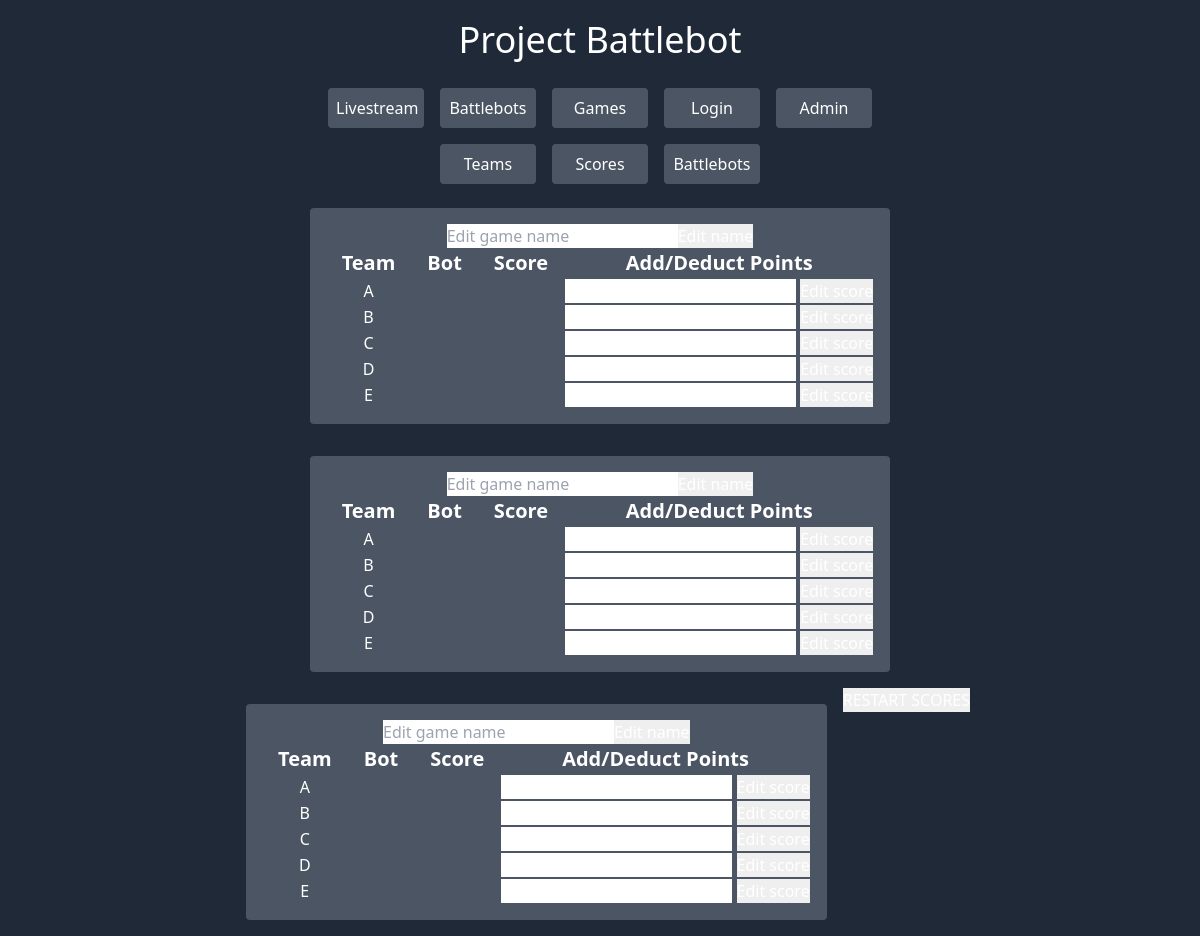
/adminscores.php, run on an earlier commit of the app's database.
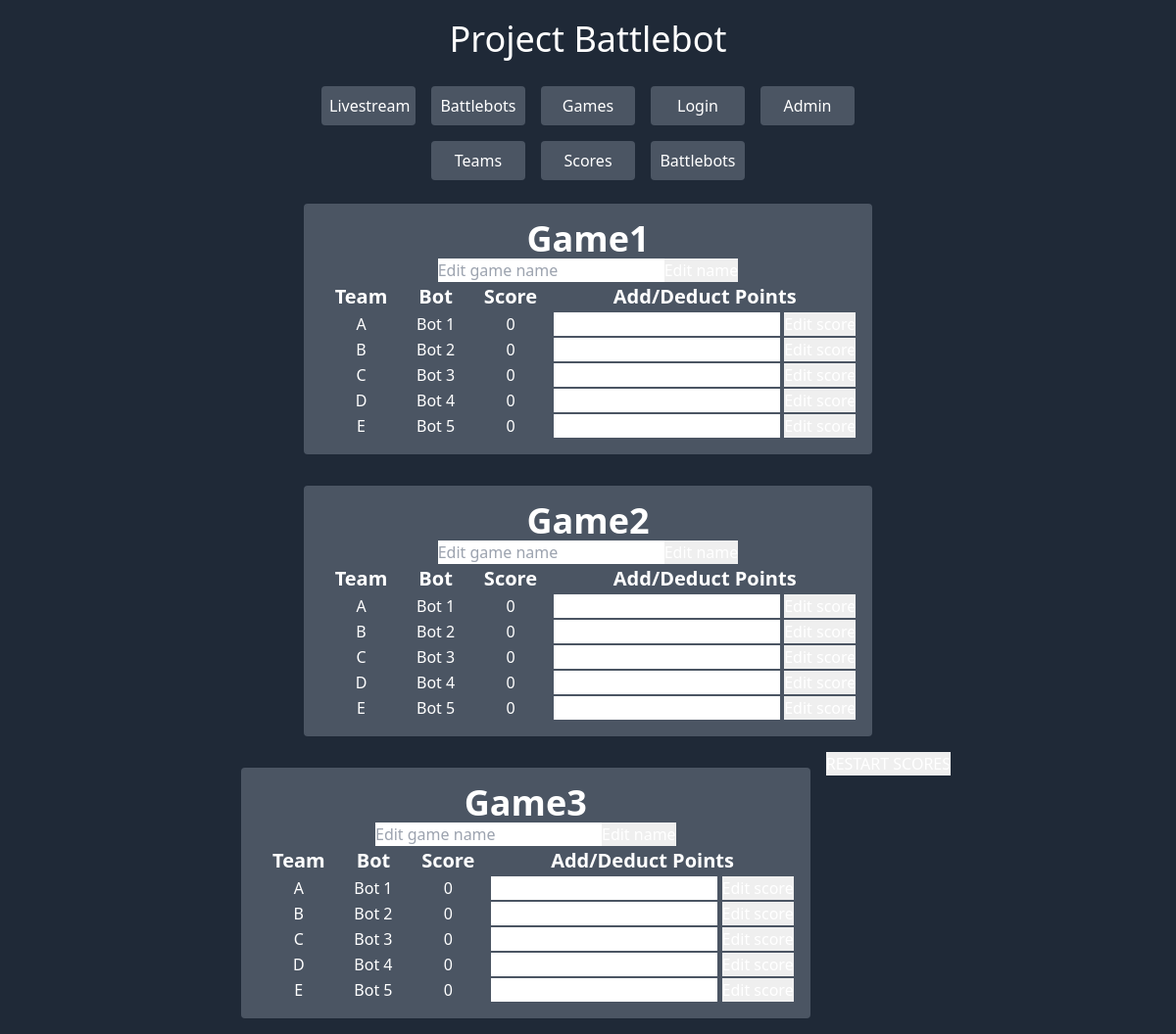
And on a later commit of the database.
### tables this page shows
CREATE TABLE `games` (
  `game_id` int(11) NOT NULL,
  `game_name` varchar(50) NOT NULL
);

CREATE TABLE `robots` (
  `robot_id` int(11) NOT NULL,
  `team` varchar(45) NOT NULL,
  `bot_name` varchar(45) NOT NULL,  
  `game1_score` int(11),
  `game2_score` int(11),
  `game3_score` int(11),
  `last_update` timestamp NOT NULL DEFAULT current_timestamp() ON UPDATE current_timestamp(),
  `insert_time` timestamp NOT NULL DEFAULT current_timestamp()
);

### adminscores.php (the view, shortened to what the rows shown need)
<?php
$conn= mysqli_connect("localhost","root","");
mysqli_select_db($conn,"robolympics");
?>
<!doctype html>
<html lang="en">
<head>
    <link href="css/styles.css" rel="stylesheet" type="text/css">
</head>
<body class="min-h-full bg-gray-800 text-white">
    <h1 class="text-center text-4xl m-5">Project Battlebot</h1>
    <div class="flex justify-center flex-wrap">
        <div class="text-center m-4 p-4 bg-gray-600 w-max rounded">
            <h1 class="text-4xl font-bold">
			<?php
				$result= mysqli_query($conn, "SELECT * FROM games WHERE game_id=1");
				while ($row = mysqli_fetch_array($result)) {
					$gamename= $row['game_name'];
					echo $gamename;
				}
				?>
			</h1>
            <table class="mx-auto">
                <tr>
                    <th class="px-4 text-xl">Team</th>
                    <th class="px-4 text-xl">Bot</th>
                    <th class="px-4 text-xl">Score</th>
					<th class="px-4 text-xl">Add/Deduct Points</th>
                </tr>
                <tr>
					<td>
					A
					</td>
					<td>
						<?php
						$result= mysqli_query($conn, "SELECT * FROM robots WHERE team='A'");
						while ($row = mysqli_fetch_array($result)) {
							$name = $row['bot_name'];
							echo $name;
						}
						?>
					</td>
                    <td>
						<?php
						$result= mysqli_query($conn, "SELECT * FROM robots WHERE team='A'");
						while ($row = mysqli_fetch_array($result)) {
							$score1A= $row['game1_score'];
							echo $score1A;
						}
						?>
					</td>
					<td>
						<form name="game1botA" method="POST" action="<?php echo $_SERVER['PHP_SELF']; ?>">
						</form>
					</td>
                </tr>
                <tr>
					<td>
					B
					</td>
                    <td>
						<?php
						$result= mysqli_query($conn, "SELECT * FROM robots WHERE team='B'");
						while ($row = mysqli_fetch_array($result)) {
							$name = $row['bot_name'];
							echo $name;
						}
						?>
					</td>
                    <td>
						<?php
						$result= mysqli_query($conn, "SELECT * FROM robots WHERE team='B'");
						while ($row = mysqli_fetch_array($result)) {
							$score1B= $row['game1_score'];
							echo $score1B;
						}
						?>
				</td>
					<td>
						<form name="game1botB" method="POST" action="<?php echo $_SERVER['PHP_SELF']; ?>">
						</form>
					</td>
                </tr>
                <tr>
					<td>
					C
					</td>
                    <td>
						<?php
						$result= mysqli_query($conn, "SELECT * FROM robots WHERE team='C'");
						while ($row = mysqli_fetch_array($result)) {
							$name = $row['bot_name'];
							echo $name;
						}
						?>
					</td>
                    <td>
						<?php
						$result= mysqli_query($conn, "SELECT * FROM robots WHERE team='C'");
						while ($row = mysqli_fetch_array($result)) {
							$score1C= $row['game1_score'];
							echo $score1C;
						}
						?>
					</td>
					<td>
						<form name="game1botC" method="POST" action="<?php echo $_SERVER['PHP_SELF']; ?>">
						</form>
					</td>
                </tr>
                <tr>
					<td>
					D
					</td>
                    <td>
						<?php
						$result= mysqli_query($conn, "SELECT * FROM robots WHERE team='D'");
						while ($row = mysqli_fetch_array($result)) {
							$name = $row['bot_name'];
							echo $name;
						}
						?>
					</td>
                    <td>
						<?php
						$result= mysqli_query($conn, "SELECT * FROM robots WHERE team='D'");
						while ($row = mysqli_fetch_array($result)) {
							$score1D= $row['game1_score'];
							echo $score1D;
						}
						?>
					</td>
					<td>
						<form name="game1botD" method="POST" action="<?php echo $_SERVER['PHP_SELF']; ?>">
						</form>
					</td>
                </tr>
                <tr>
					<td>
					E
					</td>
                    <td>
						<?php
						$result= mysqli_query($conn, "SELECT * FROM robots WHERE team='E'");
						while ($row = mysqli_fetch_array($result)) {
							$name = $row['bot_name'];
							echo $name;
						}
						?>
					</td>
                    <td>
						<?php
						$result= mysqli_query($conn, "SELECT * FROM robots WHERE team='E'");
						while ($row = mysqli_fetch_array($result)) {
							$score1E= $row['game1_score'];
							echo $score1E;
						}
						?>
					</td>
					<td>
						<form name="game1botE" method="POST" action="<?php echo $_SERVER['PHP_SELF']; ?>">
						</form>
					</td>
                </tr>
				<tr>
				</tr>
            </table>
        </div>
        <div class="text-center m-4 p-4 bg-gray-600 w-max rounded">
            <h1 class="text-4xl font-bold">
				<?php
				$result= mysqli_query($conn, "SELECT * FROM games WHERE game_id=2");
				while ($row = mysqli_fetch_array($result)) {
					$gamename= $row['game_name'];
					echo $gamename;
				}
				?>
				</h1>
            <table class="mx-auto">
                <tr>
                    <th class="px-4 text-xl">Team</th>
                    <th class="px-4 text-xl">Bot</th>
                    <th class="px-4 text-xl">Score</th>
					<th class="px-4 text-xl">Add/Deduct Points</th>
                </tr>
                <tr>
					<td>
					A
					</td>
					<td>
						<?php
						$result= mysqli_query($conn, "SELECT * FROM robots WHERE team='A'");
						while ($row = mysqli_fetch_array($result)) {
							$name = $row['bot_name'];
							echo $name;
						}
						?>
					</td>
                    <td>
						<?php
						$result= mysqli_query($conn, "SELECT * FROM robots WHERE team='A'");
						while ($row = mysqli_fetch_array($result)) {
							$score2A= $row['game2_score'];
							echo $score2A;
						}
						?>
					</td>
					<td>
						<form name="game2botA" method="POST" action="<?php echo $_SERVER['PHP_SELF']; ?>">
						</form>
					</td>
                </tr>
                <tr>
					<td>
					B
					</td>
                    <td>
						<?php
						$result= mysqli_query($conn, "SELECT * FROM robots WHERE team='B'");
						while ($row = mysqli_fetch_array($result)) {
							$name = $row['bot_name'];
							echo $name;
						}
						?>
					</td>
                    <td>
						<?php
						$result= mysqli_query($conn, "SELECT * FROM robots WHERE team='B'");
						while ($row = mysqli_fetch_array($result)) {
							$score2B= $row['game2_score'];
							echo $score2B;
						}
						?>
					</td>
					<td>
						<form name="game2botB" method="POST" action="<?php echo $_SERVER['PHP_SELF']; ?>">
						</form>
					</td>
                </tr>
                <tr>
					<td>
					C
					</td>
                    <td>
						<?php
						$result= mysqli_query($conn, "SELECT * FROM robots WHERE team='C'");
						while ($row = mysqli_fetch_array($result)) {
							$name = $row['bot_name'];
							echo $name;
						}
						?>
					</td>
                    <td>
						<?php
						$result= mysqli_query($conn, "SELECT * FROM robots WHERE team='C'");
						while ($row = mysqli_fetch_array($result)) {
							$score2C= $row['game2_score'];
							echo $score2C;
						}
						?>
					</td>
					<td>
						<form name="game2botC" method="POST" action="<?php echo $_SERVER['PHP_SELF']; ?>">
						</form>
					</td>
                </tr>
                <tr>
					<td>
					D
					</td>
                    <td>
						<?php
						$result= mysqli_query($conn, "SELECT * FROM robots WHERE team='D'");
						while ($row = mysqli_fetch_array($result)) {
							$name = $row['bot_name'];
							echo $name;
						}
						?>
					</td>
                    <td>
						<?php
						$result= mysqli_query($conn, "SELECT * FROM robots WHERE team='D'");
						while ($row = mysqli_fetch_array($result)) {
							$score2D= $row['game2_score'];
							echo $score2D;
						}
						?>
					</td>
					<td>
						<form name="game2botD" method="POST" action="<?php echo $_SERVER['PHP_SELF']; ?>">
						</form>
					</td>
                </tr>
                <tr>
					<td>
					E
					</td>
                    <td>
						<?php
						$result= mysqli_query($conn, "SELECT * FROM robots WHERE team='E'");
						while ($row = mysqli_fetch_array($result)) {
							$name = $row['bot_name'];
							echo $name;
						}
						?>
					</td>
                    <td>
						<?php
						$result= mysqli_query($conn, "SELECT * FROM robots WHERE team='E'");
						while ($row = mysqli_fetch_array($result)) {
							$score2E= $row['game2_score'];
							echo $score2E;
						}
						?>
					</td>
					<td>
						<form name="game2botE" method="POST" action="<?php echo $_SERVER['PHP_SELF']; ?>">
						</form>
					</td>
                </tr>
				<tr>
				</tr>
            </table>
        </div>
        <div class="text-center m-4 p-4 bg-gray-600 w-max rounded">
            <h1 class="text-4xl font-bold">
				<?php
				$result= mysqli_query($conn, "SELECT * FROM games WHERE game_id=3");
				while ($row = mysqli_fetch_array($result)) {
					$gamename= $row['game_name'];
					echo $gamename;
				}
				?>
				</h1>
            <table class="mx-auto">
                <tr>
                    <th class="px-4 text-xl">Team</th>
                    <th class="px-4 text-xl">Bot</th>
                    <th class="px-4 text-xl">Score</th>
					<th class="px-4 text-xl">Add/Deduct Points</th>
                </tr>
                <tr>
					<td>
					A
					</td>
					<td>
						<?php
						$result= mysqli_query($conn, "SELECT * FROM robots WHERE team='A'");
						while ($row = mysqli_fetch_array($result)) {
							$name = $row['bot_name'];
							echo $name;
						}
						?>
					</td>
                    <td>
						<?php
						$result= mysqli_query($conn, "SELECT * FROM robots WHERE team='A'");
						while ($row = mysqli_fetch_array($result)) {
							$score3A= $row['game3_score'];
							echo $score3A;
						}
						?>
					</td>
					<td>
						<form name="game3botA" method="POST" action="<?php echo $_SERVER['PHP_SELF']; ?>">
						</form>
					</td>
                </tr>
                <tr>
					<td>
					B
					</td>
                    <td>
						<?php
						$result= mysqli_query($conn, "SELECT * FROM robots WHERE team='B'");
						while ($row = mysqli_fetch_array($result)) {
							$name = $row['bot_name'];
							echo $name;
						}
						?>
					</td>
                    <td>
						<?php
						$result= mysqli_query($conn, "SELECT * FROM robots WHERE team='B'");
						while ($row = mysqli_fetch_array($result)) {
							$score3B= $row['game3_score'];
							echo $score3B;
						}
						?>
					</td>
					<td>
						<form name="game3botB" method="POST" action="<?php echo $_SERVER['PHP_SELF']; ?>">
						</form>
					</td>
                </tr>
                <tr>
					<td>
					C
					</td>
                    <td>
						<?php
						$result= mysqli_query($conn, "SELECT * FROM robots WHERE team='C'");
						while ($row = mysqli_fetch_array($result)) {
							$name = $row['bot_name'];
							echo $name;
						}
						?>
					</td>
                    <td>
						<?php
						$result= mysqli_query($conn, "SELECT * FROM robots WHERE team='C'");
						while ($row = mysqli_fetch_array($result)) {
							$score3C= $row['game3_score'];
							echo $score3C;
						}
						?>
					</td>
					<td>
						<form name="game3botC" method="POST" action="<?php echo $_SERVER['PHP_SELF']; ?>">
						</form>
					</td>
                </tr>
                <tr>
					<td>
					D
					</td>
                    <td>
						<?php
						$result= mysqli_query($conn, "SELECT * FROM robots WHERE team='D'");
						while ($row = mysqli_fetch_array($result)) {
							$name = $row['bot_name'];
							echo $name;
						}
						?>
					</td>
                    <td>
						<?php
						$result= mysqli_query($conn, "SELECT * FROM robots WHERE team='D'");
						while ($row = mysqli_fetch_array($result)) {
							$score3D= $row['game3_score'];
							echo $score3D;
						}
						?>
					</td>
					<td>
						<form name="game3botD" method="POST" action="<?php echo $_SERVER['PHP_SELF']; ?>">
						</form>
					</td>
                </tr>
                <tr>
					<td>
					E
					</td>
                    <td>
						<?php
						$result= mysqli_query($conn, "SELECT * FROM robots WHERE team='E'");
						while ($row = mysqli_fetch_array($result)) {
							$name = $row['bot_name'];
							echo $name;
						}
						?>
					</td>
                    <td>
						<?php
						$result= mysqli_query($conn, "SELECT * FROM robots WHERE team='E'");
						while ($row = mysqli_fetch_array($result)) {
							$score3E= $row['game3_score'];
							echo $score3E;
						}
						?>
					</td>
					<td>
						<form name="game3botE" method="POST" action="<?php echo $_SERVER['PHP_SELF']; ?>">
						</form>
					</td>
                </tr>
				<tr>
				</tr>
            </table>
        </div>
    </div>
</body>
</html>

What changed in the data, as far as the page shows it:
added games: game_name "Game1", shown under "Project Battlebot"
added robots: bot_name "Bot 1", game1_score "0", game2_score "0", game3_score "0"
added robots: bot_name "Bot 2", game1_score "0", game2_score "0", game3_score "0"
added robots: bot_name "Bot 3", game1_score "0", game2_score "0", game3_score "0"
added robots: bot_name "Bot 4", game1_score "0", game2_score "0", game3_score "0"
added robots: bot_name "Bot 5", game1_score "0", game2_score "0", game3_score "0"
added games: game_name "Game2"
added games: game_name "Game3"
